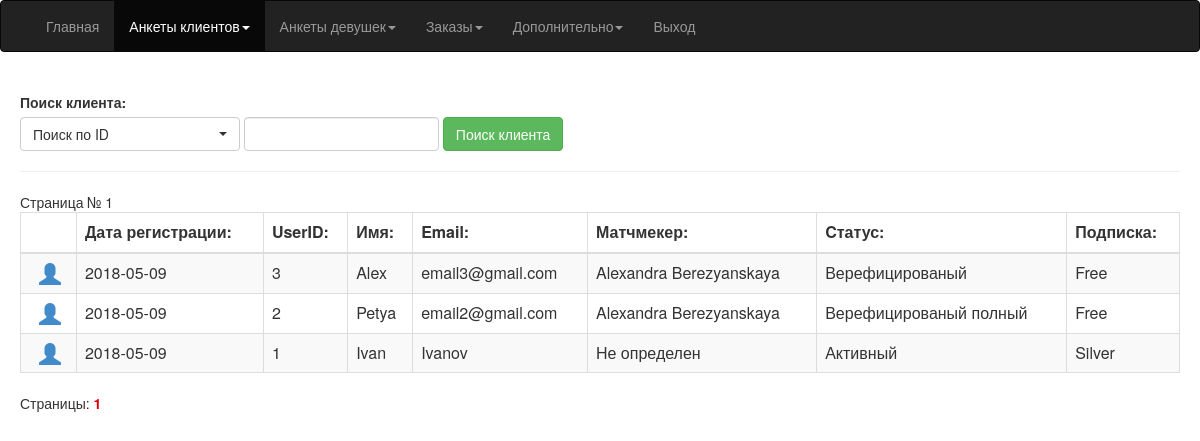
Before: /matchmaker/clients.php (signed in) with the older database file.
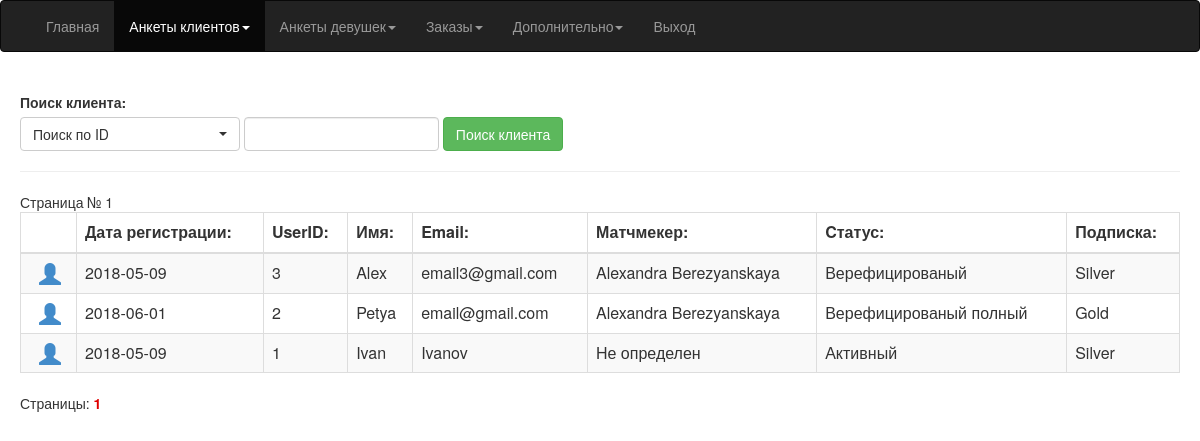
After: the same page with the newer database file.
### tables this page shows
CREATE TABLE IF NOT EXISTS `clients` (
  `user_id` int(11) NOT NULL AUTO_INCREMENT,
  `email_client` varchar(128) NOT NULL,
  `password` varchar(128) NOT NULL,
  `first_name` varchar(64) NOT NULL,
  `last_name` varchar(64) NOT NULL,
  `country` varchar(64) NOT NULL,
  `telefon` varchar(32) NOT NULL,
  `foto` varchar(128) NOT NULL DEFAULT 'uploads/client/avatar.jpg',
  `matchmaker_login` varchar(64) NOT NULL DEFAULT 'None',
  `status_system` varchar(8) NOT NULL DEFAULT '0',
  `status_tarif` varchar(8) NOT NULL DEFAULT '0',
  `status_email` varchar(8) NOT NULL DEFAULT '0',
  `status_anketa2` varchar(8) NOT NULL DEFAULT '0',
  `status_verification` varchar(8) NOT NULL DEFAULT '0',
  `service` varchar(8) NOT NULL DEFAULT '0',
  `birthday` date NOT NULL,
  `date_reg` date NOT NULL,
  `date_tarif_set` date NOT NULL DEFAULT '2000-01-01',
  `utm_source` varchar(128) NOT NULL,
  PRIMARY KEY (`user_id`)
);

CREATE TABLE IF NOT EXISTS `matchmakers` (
  `id` int(11) NOT NULL AUTO_INCREMENT,
  `name` varchar(128) NOT NULL,
  `email` varchar(64) NOT NULL,
  `skype` varchar(64) NOT NULL,
  `login` varchar(64) NOT NULL,
  `pass` varchar(64) NOT NULL,
  `description` varchar(512) NOT NULL,
  `age` varchar(64) NOT NULL,
  `country` varchar(64) NOT NULL,
  `phone` varchar(64) NOT NULL,
  `time` varchar(64) NOT NULL,
  `foto` varchar(256) NOT NULL,
  `status` varchar(8) NOT NULL,
  PRIMARY KEY (`id`)
);

### matchmaker/clients.php (the view, shortened to what this page needs)
<?
$quantity=15;
$limit=3;
$page = $_GET[page];
if(!is_numeric($page)) $page=1;
$view = $_GET['view'];
if($view == "") {$view = "all"; }
switch ($view)
	{
		case all:
			$result2 = mysql_query("SELECT * FROM clients;");
			$num = mysql_num_rows($result2);
		break;
	}
$pages = $num/$quantity;
$pages = ceil($pages);
$pages++;
$list=--$page*$quantity;
switch ($view)
	{
		case all:
			$zapros = "SELECT clients.*,matchmakers.name FROM clients LEFT JOIN matchmakers ON clients.matchmaker_login = matchmakers.login ORDER BY user_id DESC LIMIT $quantity OFFSET $list;";
		break;
	}
?>
<html>
<head>
	<link rel="stylesheet" href="./css/bootstrap.min.css" />
	<link rel="stylesheet" href="./css/font-awesome.min.css" />
	<link rel="stylesheet" href="./css/bootstrap-select.css">
</head>
<?
include "header.php";
?>
<body>
	<div style="padding:20px;">
		<form class="form-inline" action="./function/client_search.php" method="POST">
			<label>Поиск клиента:</label><br>
			<select class="selectpicker" size="1" name="search_type" style="width:200px;">
				<option value="id">Поиск по ID</option>
			</select>
			<input class="form-control" size="20" type="text" name="search">
			<button type="submit" class="btn btn-success" data-original-title="" title="">Поиск клиента</button>
		</form>
	<hr>
	<?
		$nomer = $page+1;
		echo 'Страница № ' . $nomer . '';
	?>
	<table class="table table-striped table-bordered" id="myTable">
		<thead>
			<tr>
				<th></th>
				<th>Дата регистрации:</th>
				<th>UserID:</th>
				<th>Имя:</th>
				<th>Email:</th>
				<th>Матчмекер:</th>
				<th>Cтатус:</th>
				<th>Подписка:</th>
			</tr>
		</thead>
		<tbody>
			<?
				$result = mysql_query($zapros);
				$num_result = mysql_num_rows($result);
				for ($i = 0; $i<$num_result; $i++)
					{
						$row = mysql_fetch_array($result);
						$date_reg = $row['date_reg'];
						$UserID = $row['user_id'];
						$name = $row['first_name'];
						$email = $row['email_client'];
						$status = $row['status_system'];
						$tarif = $row['status_tarif'];
						$match_name = $row['name'];
						$status_anketa2 = $row['status_anketa2'];
						$service = $row['service'];
						$status_verification = $row['status_verification'];
						if(($status_anketa2 == "1") AND ($status_verification == "0")) { $anketa2_print = "<span style='font-size:22px; margin-left:10px; color:red;' class='glyphicon glyphicon-list-alt'></span>"; } else { $anketa2_print = ""; }
						if($service == "2") { $bridge_print = "<span style='font-size:22px; margin-left:10px; color:green;' class='glyphicon glyphicon-heart-empty'></span>"; } else { $bridge_print = ""; }
						switch ($status)
							{
								case 1:
									$status_system_print = "Активный";
								break;
								case 2:
									$status_system_print = "Верефицированый";
								break;
								case 3:
									$status_system_print = "Верефицированый полный";
								break;
							}
						switch ($tarif)
							{
								case 0:
									$status_tarif_print = "Free";
								break;
								case 1:
									$status_tarif_print = "Silver";
								break;
								case 2:
									$status_tarif_print = "Gold";
								break;
							}
						if($match_name == "")
							{
								$match_name = "Не определен";
							}
						echo ("
								<tr>
									<td>
									   <a href='./client_profile.php?user_id=$UserID'><span style='font-size:22px; margin-left:10px;' class='glyphicon glyphicon-user'></span></a> $anketa2_print $bridge_print
									</td>
									<td>
										$date_reg
									</td>
									<td>
										$UserID
									</td>
									<td>
										$name
									</td>
									<td>
										$email
									</td>
									<td>
										$match_name
									</td>
									<td>
										$status_system_print
									</td>
									<td>
										$status_tarif_print
									</td>
								</tr>
							");
					}
					echo '</tbody></table>';
					echo 'Страницы: ';
					$_this = $page+1;
					$start = $_this-$limit;
					$end = $_this+$limit;
					for ($j = 1; $j<$pages; $j++)
						{
							if ($j>=$start && $j<=$end)
								{
									if ($j==($page+1)) echo '<a href="' . $_SERVER['SCRIPT_NAME'] . '?view='.$view.'&page=' . $j . '"><strong style="color: #df0000">' . $j . '</strong></a> &nbsp; ';
									else echo '<a href="' . $_SERVER['SCRIPT_NAME'] . '?view='.$view.'&page=' . $j . '">' . $j . '</a> &nbsp; ';
								}
						}
?>
	</div>
</body>
</html>

Changed rows visible on the page:
changed clients "Alex": status_tarif "Free" → "Silver"
changed clients "Petya": date_reg "2018-05-09" → "2018-06-01"; email_client "email2@gmail.com" → "email@gmail.com"; status_tarif "Free" → "Gold"
